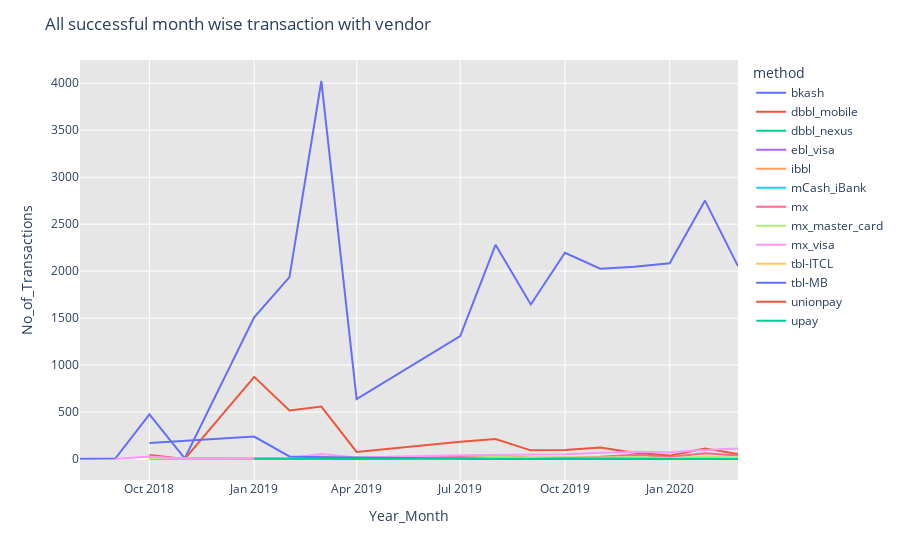
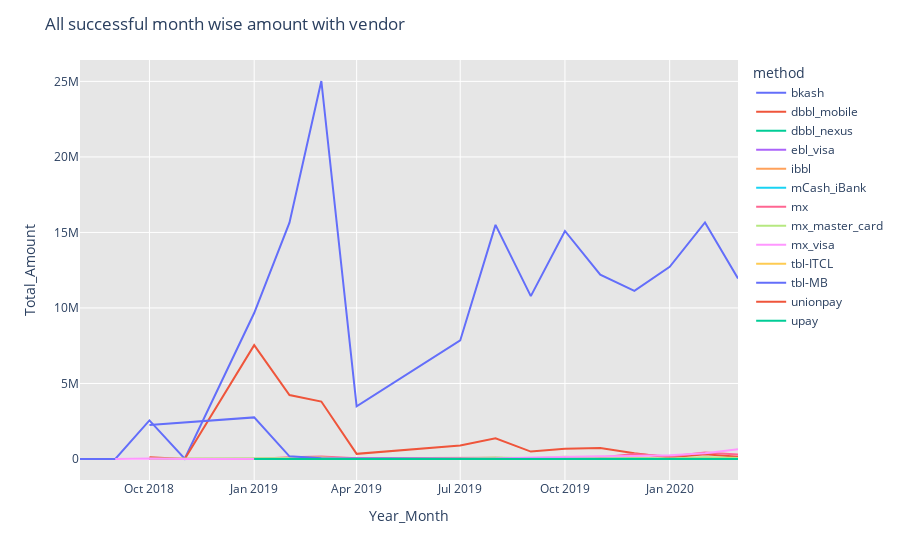

The code cell stored with these charts, in order, in its notebook:
### Code cell
import pandas as pd
import plotly
import plotly.express as px
# import chart_studio.tools as tls

df = pd.read_csv("all.csv")


fig3 = px.line(df, x = 'Year_Month', y = 'No_of_Transactions', color='method')
fig4 = px.line(df, x = 'Year_Month', y = 'Total_Amount', color='method')

fig4.update_layout(title='All successful month wise amount with vendor',
                   plot_bgcolor='rgb(230, 230,230)',
                   showlegend=True)

fig3.update_layout(title='All successful month wise transaction with vendor',
                   plot_bgcolor='rgb(230, 230,230)',
                   showlegend=True)
fig3.show()
fig4.show()


plotly.offline.plot(fig3, filename='transaction.html') 
plotly.offline.plot(fig4, filename='amount.html')

### Figure 1 — Plotly figure (JSON) as saved in the notebook; plotly's stock layout.template omitted (floating-point values rounded to 4 significant figures)
{"data": [{"hoverlabel": {"namelength": 0}, "hovertemplate": "method=bkash<br>Year_Month=%{x}<br>No_of_Transactions=%{y}", "legendgroup": "bkash", "line": {"color": "#636efa", "dash": "solid"}, "mode": "lines", "name": "bkash", "showlegend": true, "type": "scatter", "x": ["2018-08", "2018-09", "2018-10", "2018-11", "2019-01", "2019-02", "2019-03", "2019-04", "2019-07", "2019-08", "2019-09", "2019-10", "2019-11", "2019-12", "2020-01", "2020-02", "2020-03"], "xaxis": "x", "y": [4, 5, 477, 7, 1508, 1937, 4024, 638, 1310, 2281, 1646, 2196, 2026, 2048, 2085, 2751, 2054], "yaxis": "y"}, {"hoverlabel": {"namelength": 0}, "hovertemplate": "method=dbbl_mobile<br>Year_Month=%{x}<br>No_of_Transactions=%{y}", "legendgroup": "dbbl_mobile", "line": {"color": "#EF553B", "dash": "solid"}, "mode": "lines", "name": "dbbl_mobile", "showlegend": true, "type": "scatter", "x": ["2018-10", "2018-11", "2019-01", "2019-02", "2019-03", "2019-04", "2019-07", "2019-08", "2019-09", "2019-10", "2019-11", "2019-12", "2020-01", "2020-02", "2020-03"], "xaxis": "x", "y": [44, 2, 875, 517, 559, 76, 184, 213, 93, 96, 123, 68, 37, 112, 54], "yaxis": "y"}, {"hoverlabel": {"namelength": 0}, "hovertemplate": "method=dbbl_nexus<br>Year_Month=%{x}<br>No_of_Transactions=%{y}", "legendgroup": "dbbl_nexus", "line": {"color": "#00cc96", "dash": "solid"}, "mode": "lines", "name": "dbbl_nexus", "showlegend": true, "type": "scatter", "x": ["2019-02", "2019-03", "2019-07", "2019-08", "2019-09", "2019-10", "2019-11", "2019-12", "2020-01", "2020-02", "2020-03"], "xaxis": "x", "y": [4, 3, 4, 4, 9, 3, 12, 14, 10, 9, 6], "yaxis": "y"}, {"hoverlabel": {"namelength": 0}, "hovertemplate": "method=ebl_visa<br>Year_Month=%{x}<br>No_of_Transactions=%{y}", "legendgroup": "ebl_visa", "line": {"color": "#ab63fa", "dash": "solid"}, "mode": "lines", "name": "ebl_visa", "showlegend": true, "type": "scatter", "x": ["2019-07"], "xaxis": "x", "y": [3], "yaxis": "y"}, {"hoverlabel": {"namelength": 0}, "hovertemplate": "method=ibbl<br>Year_Month=%{x}<br>No_of_Transactions=%{y}", "legendgroup": "ibbl", "line": {"color": "#FFA15A", "dash": "solid"}, "mode": "lines", "name": "ibbl", "showlegend": true, "type": "scatter", "x": ["2018-10", "2019-01", "2019-02", "2019-03", "2019-07", "2019-08", "2019-09", "2019-10", "2019-11", "2019-12", "2020-01", "2020-02", "2020-03"], "xaxis": "x", "y": [4, 6, 3, 9, 7, 5, 1, 4, 15, 10, 7, 3, 6], "yaxis": "y"}, {"hoverlabel": {"namelength": 0}, "hovertemplate": "method=mCash_iBank<br>Year_Month=%{x}<br>No_of_Transactions=%{y}", "legendgroup": "mCash_iBank", "line": {"color": "#19d3f3", "dash": "solid"}, "mode": "lines", "name": "mCash_iBank", "showlegend": true, "type": "scatter", "x": ["2018-10", "2019-02", "2019-03", "2019-07", "2019-08", "2019-09", "2019-12", "2020-01", "2020-02", "2020-03"], "xaxis": "x", "y": [3, 1, 3, 3, 3, 2, 2, 1, 2, 2], "yaxis": "y"}, {"hoverlabel": {"namelength": 0}, "hovertemplate": "method=mx<br>Year_Month=%{x}<br>No_of_Transactions=%{y}", "legendgroup": "mx", "line": {"color": "#FF6692", "dash": "solid"}, "mode": "lines", "name": "mx", "showlegend": true, "type": "scatter", "x": ["2018-10", "2019-01", "2019-02", "2019-03", "2019-04", "2019-07", "2019-08", "2019-09", "2019-10", "2019-11", "2019-12", "2020-01", "2020-02", "2020-03"], "xaxis": "x", "y": [15, 4, 12, 24, 2, 24, 35, 14, 15, 25, 47, 23, 61, 39], "yaxis": "y"}, {"hoverlabel": {"namelength": 0}, "hovertemplate": "method=mx_master_card<br>Year_Month=%{x}<br>No_of_Transactions=%{y}", "legendgroup": "mx_master_card", "line": {"color": "#B6E880", "dash": "solid"}, "mode": "lines", "name": "mx_master_card", "showlegend": true, "type": "scatter", "x": ["2018-10", "2019-01", "2019-02", "2019-03", "2019-04", "2019-07", "2019-08", "2019-09", "2019-10", "2019-11", "2019-12", "2020-01", "2020-02", "2020-03"], "xaxis": "x", "y": [8, 5, 6, 17, 3, 12, 24, 13, 21, 17, 21, 10, 27, 17], "yaxis": "y"}, {"hoverlabel": {"namelength": 0}, "hovertemplate": "method=mx_visa<br>Year_Month=%{x}<br>No_of_Transactions=%{y}", "legendgroup": "mx_visa", "line": {"color": "#FF97FF", "dash": "solid"}, "mode": "lines", "name": "mx_visa", "showlegend": true, "type": "scatter", "x": ["2018-09", "2018-10", "2018-11", "2019-01", "2019-02", "2019-03", "2019-04", "2019-07", "2019-08", "2019-09", "2019-10", "2019-11", "2019-12", "2020-01", "2020-02", "2020-03"], "xaxis": "x", "y": [2, 28, 4, 13, 11, 53, 18, 42, 47, 53, 52, 67, 77, 72, 98, 114], "yaxis": "y"}, {"hoverlabel": {"namelength": 0}, "hovertemplate": "method=tbl-ITCL<br>Year_Month=%{x}<br>No_of_Transactions=%{y}", "legendgroup": "tbl-ITCL", "line": {"color": "#FECB52", "dash": "solid"}, "mode": "lines", "name": "tbl-ITCL", "showlegend": true, "type": "scatter", "x": ["2019-01", "2019-07", "2019-08", "2019-09", "2019-10", "2019-11", "2020-01", "2020-02", "2020-03"], "xaxis": "x", "y": [2, 4, 1, 1, 1, 2, 1, 1, 3], "yaxis": "y"}, {"hoverlabel": {"namelength": 0}, "hovertemplate": "method=tbl-MB<br>Year_Month=%{x}<br>No_of_Transactions=%{y}", "legendgroup": "tbl-MB", "line": {"color": "#636efa", "dash": "solid"}, "mode": "lines", "name": "tbl-MB", "showlegend": true, "type": "scatter", "x": ["2018-10", "2019-01", "2019-02", "2019-03", "2019-07", "2019-08", "2019-10", "2019-11", "2019-12", "2020-01", "2020-02", "2020-03"], "xaxis": "x", "y": [172, 240, 28, 20, 6, 2, 4, 3, 2, 2, 5, 1], "yaxis": "y"}, {"hoverlabel": {"namelength": 0}, "hovertemplate": "method=unionpay<br>Year_Month=%{x}<br>No_of_Transactions=%{y}", "legendgroup": "unionpay", "line": {"color": "#EF553B", "dash": "solid"}, "mode": "lines", "name": "unionpay", "showlegend": true, "type": "scatter", "x": ["2020-03"], "xaxis": "x", "y": [1], "yaxis": "y"}, {"hoverlabel": {"namelength": 0}, "hovertemplate": "method=upay<br>Year_Month=%{x}<br>No_of_Transactions=%{y}", "legendgroup": "upay", "line": {"color": "#00cc96", "dash": "solid"}, "mode": "lines", "name": "upay", "showlegend": true, "type": "scatter", "x": ["2019-01", "2019-02", "2019-03", "2019-04", "2019-07", "2019-08", "2019-09", "2019-10", "2019-11", "2020-01", "2020-02", "2020-03"], "xaxis": "x", "y": [3, 2, 4, 1, 6, 1, 1, 6, 2, 2, 2, 2], "yaxis": "y"}], "layout": {"legend": {"title": {"text": "method"}, "tracegroupgap": 0}, "margin": {"t": 60}, "plot_bgcolor": "rgb(230, 230,230)", "showlegend": true, "title": {"text": "All successful month wise transaction with vendor"}, "xaxis": {"anchor": "y", "domain": [0, 1], "title": {"text": "Year_Month"}}, "yaxis": {"anchor": "x", "domain": [0, 1], "title": {"text": "No_of_Transactions"}}}}

### Figure 2 — Plotly figure (JSON) as saved in the notebook; plotly's stock layout.template omitted (floating-point values rounded to 4 significant figures)
{"data": [{"hoverlabel": {"namelength": 0}, "hovertemplate": "method=bkash<br>Year_Month=%{x}<br>Total_Amount=%{y}", "legendgroup": "bkash", "line": {"color": "#636efa", "dash": "solid"}, "mode": "lines", "name": "bkash", "showlegend": true, "type": "scatter", "x": ["2018-08", "2018-09", "2018-10", "2018-11", "2019-01", "2019-02", "2019-03", "2019-04", "2019-07", "2019-08", "2019-09", "2019-10", "2019-11", "2019-12", "2020-01", "2020-02", "2020-03"], "xaxis": "x", "y": [41, 36, 2552734, 13210, 9663000.0, 15640000.0, 25030000.0, 3482000.0, 7849000.0, 15500000.0, 10780000.0, 15100000.0, 12210000.0, 11130000.0, 12720000.0, 15660000.0, 11960000.0], "yaxis": "y"}, {"hoverlabel": {"namelength": 0}, "hovertemplate": "method=dbbl_mobile<br>Year_Month=%{x}<br>Total_Amount=%{y}", "legendgroup": "dbbl_mobile", "line": {"color": "#EF553B", "dash": "solid"}, "mode": "lines", "name": "dbbl_mobile", "showlegend": true, "type": "scatter", "x": ["2018-10", "2018-11", "2019-01", "2019-02", "2019-03", "2019-04", "2019-07", "2019-08", "2019-09", "2019-10", "2019-11", "2019-12", "2020-01", "2020-02", "2020-03"], "xaxis": "x", "y": [118994, 60, 7535159, 4238262, 3804000.0, 340661, 890244, 1364934, 490269, 681816, 729000.0, 374129, 98523, 309700.0, 143231], "yaxis": "y"}, {"hoverlabel": {"namelength": 0}, "hovertemplate": "method=dbbl_nexus<br>Year_Month=%{x}<br>Total_Amount=%{y}", "legendgroup": "dbbl_nexus", "line": {"color": "#00cc96", "dash": "solid"}, "mode": "lines", "name": "dbbl_nexus", "showlegend": true, "type": "scatter", "x": ["2019-02", "2019-03", "2019-07", "2019-08", "2019-09", "2019-10", "2019-11", "2019-12", "2020-01", "2020-02", "2020-03"], "xaxis": "x", "y": [1450, 1615, 450, 850, 7993, 1470, 17160, 8965, 5344, 8325, 3380], "yaxis": "y"}, {"hoverlabel": {"namelength": 0}, "hovertemplate": "method=ebl_visa<br>Year_Month=%{x}<br>Total_Amount=%{y}", "legendgroup": "ebl_visa", "line": {"color": "#ab63fa", "dash": "solid"}, "mode": "lines", "name": "ebl_visa", "showlegend": true, "type": "scatter", "x": ["2019-07"], "xaxis": "x", "y": [1508], "yaxis": "y"}, {"hoverlabel": {"namelength": 0}, "hovertemplate": "method=ibbl<br>Year_Month=%{x}<br>Total_Amount=%{y}", "legendgroup": "ibbl", "line": {"color": "#FFA15A", "dash": "solid"}, "mode": "lines", "name": "ibbl", "showlegend": true, "type": "scatter", "x": ["2018-10", "2019-01", "2019-02", "2019-03", "2019-07", "2019-08", "2019-09", "2019-10", "2019-11", "2019-12", "2020-01", "2020-02", "2020-03"], "xaxis": "x", "y": [5320, 12120, 300, 5557, 3400, 3850, 50, 2200, 6967, 6707, 6770, 2200, 4180], "yaxis": "y"}, {"hoverlabel": {"namelength": 0}, "hovertemplate": "method=mCash_iBank<br>Year_Month=%{x}<br>Total_Amount=%{y}", "legendgroup": "mCash_iBank", "line": {"color": "#19d3f3", "dash": "solid"}, "mode": "lines", "name": "mCash_iBank", "showlegend": true, "type": "scatter", "x": ["2018-10", "2019-02", "2019-03", "2019-07", "2019-08", "2019-09", "2019-12", "2020-01", "2020-02", "2020-03"], "xaxis": "x", "y": [3360, 50, 270, 650, 1070, 1000, 20, 10, 68, 4500], "yaxis": "y"}, {"hoverlabel": {"namelength": 0}, "hovertemplate": "method=mx<br>Year_Month=%{x}<br>Total_Amount=%{y}", "legendgroup": "mx", "line": {"color": "#FF6692", "dash": "solid"}, "mode": "lines", "name": "mx", "showlegend": true, "type": "scatter", "x": ["2018-10", "2019-01", "2019-02", "2019-03", "2019-04", "2019-07", "2019-08", "2019-09", "2019-10", "2019-11", "2019-12", "2020-01", "2020-02", "2020-03"], "xaxis": "x", "y": [14985, 8267, 108371, 166475, 50700, 90649, 88210, 14711, 85052, 101775, 336051, 169481, 423193, 305050], "yaxis": "y"}, {"hoverlabel": {"namelength": 0}, "hovertemplate": "method=mx_master_card<br>Year_Month=%{x}<br>Total_Amount=%{y}", "legendgroup": "mx_master_card", "line": {"color": "#B6E880", "dash": "solid"}, "mode": "lines", "name": "mx_master_card", "showlegend": true, "type": "scatter", "x": ["2018-10", "2019-01", "2019-02", "2019-03", "2019-04", "2019-07", "2019-08", "2019-09", "2019-10", "2019-11", "2019-12", "2020-01", "2020-02", "2020-03"], "xaxis": "x", "y": [8980, 15736, 58750.0, 102200, 650, 39050, 94255, 57656, 147600, 50226, 89602, 35940, 112315, 73008], "yaxis": "y"}, {"hoverlabel": {"namelength": 0}, "hovertemplate": "method=mx_visa<br>Year_Month=%{x}<br>Total_Amount=%{y}", "legendgroup": "mx_visa", "line": {"color": "#FF97FF", "dash": "solid"}, "mode": "lines", "name": "mx_visa", "showlegend": true, "type": "scatter", "x": ["2018-09", "2018-10", "2018-11", "2019-01", "2019-02", "2019-03", "2019-04", "2019-07", "2019-08", "2019-09", "2019-10", "2019-11", "2019-12", "2020-01", "2020-02", "2020-03"], "xaxis": "x", "y": [25, 31612, 5410, 11320, 6636, 35817, 11990, 38552, 31853, 95139, 152241, 185370, 206199, 248431, 384995, 642689], "yaxis": "y"}, {"hoverlabel": {"namelength": 0}, "hovertemplate": "method=tbl-ITCL<br>Year_Month=%{x}<br>Total_Amount=%{y}", "legendgroup": "tbl-ITCL", "line": {"color": "#FECB52", "dash": "solid"}, "mode": "lines", "name": "tbl-ITCL", "showlegend": true, "type": "scatter", "x": ["2019-01", "2019-07", "2019-08", "2019-09", "2019-10", "2019-11", "2020-01", "2020-02", "2020-03"], "xaxis": "x", "y": [220, 1334, 500, 610, 10, 253, 200, 200, 350], "yaxis": "y"}, {"hoverlabel": {"namelength": 0}, "hovertemplate": "method=tbl-MB<br>Year_Month=%{x}<br>Total_Amount=%{y}", "legendgroup": "tbl-MB", "line": {"color": "#636efa", "dash": "solid"}, "mode": "lines", "name": "tbl-MB", "showlegend": true, "type": "scatter", "x": ["2018-10", "2019-01", "2019-02", "2019-03", "2019-07", "2019-08", "2019-10", "2019-11", "2019-12", "2020-01", "2020-02", "2020-03"], "xaxis": "x", "y": [2246943, 2754056, 177432, 57044, 20300, 20000, 10530, 8680, 10500, 1100, 2440, 400], "yaxis": "y"}, {"hoverlabel": {"namelength": 0}, "hovertemplate": "method=unionpay<br>Year_Month=%{x}<br>Total_Amount=%{y}", "legendgroup": "unionpay", "line": {"color": "#EF553B", "dash": "solid"}, "mode": "lines", "name": "unionpay", "showlegend": true, "type": "scatter", "x": ["2020-03"], "xaxis": "x", "y": [10000], "yaxis": "y"}, {"hoverlabel": {"namelength": 0}, "hovertemplate": "method=upay<br>Year_Month=%{x}<br>Total_Amount=%{y}", "legendgroup": "upay", "line": {"color": "#00cc96", "dash": "solid"}, "mode": "lines", "name": "upay", "showlegend": true, "type": "scatter", "x": ["2019-01", "2019-02", "2019-03", "2019-04", "2019-07", "2019-08", "2019-09", "2019-10", "2019-11", "2020-01", "2020-02", "2020-03"], "xaxis": "x", "y": [517, 1394, 220, 160, 1150, 500, 2000, 6956, 3010, 2100, 1500, 800], "yaxis": "y"}], "layout": {"legend": {"title": {"text": "method"}, "tracegroupgap": 0}, "margin": {"t": 60}, "plot_bgcolor": "rgb(230, 230,230)", "showlegend": true, "title": {"text": "All successful month wise amount with vendor"}, "xaxis": {"anchor": "y", "domain": [0, 1], "title": {"text": "Year_Month"}}, "yaxis": {"anchor": "x", "domain": [0, 1], "title": {"text": "Total_Amount"}}}}
